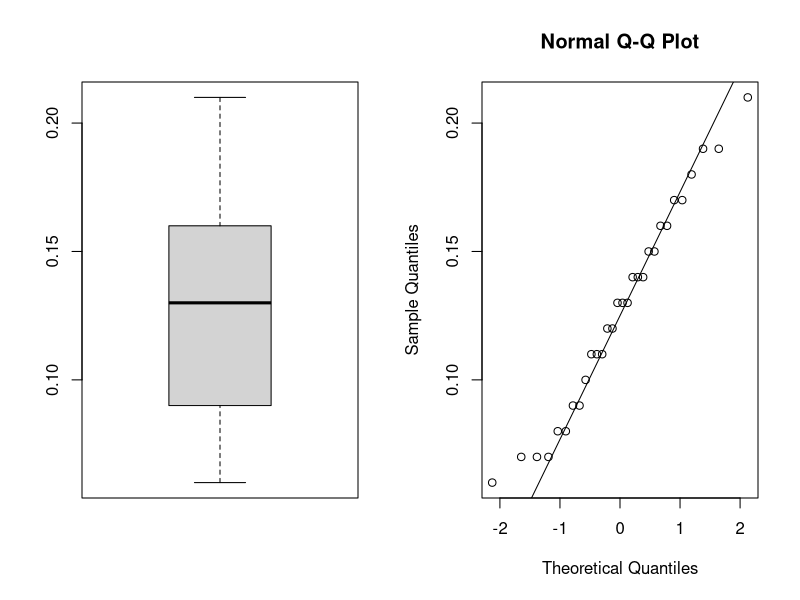

The R script that drew this image:
## ---- chunk 1
 emissions <- c(0.07,0.06,0.17,0.21,0.08,0.11,0.14,0.09,0.16,0.14,0.17,0.19,0.12,0.15,0.13,0.09,0.13,0.12,0.19,0.15,0.07,0.07,0.11,0.13,0.18,0.14,0.1,0.08,0.11,0.16)

par(mfrow = c(1,2))
boxplot(emissions)
qqnorm(emissions)
qqline(emissions)
shapiro.test(emissions)
t.test(emissions,conf.level = .95)
e <- (0.1425544-0.1121122)/2
e
